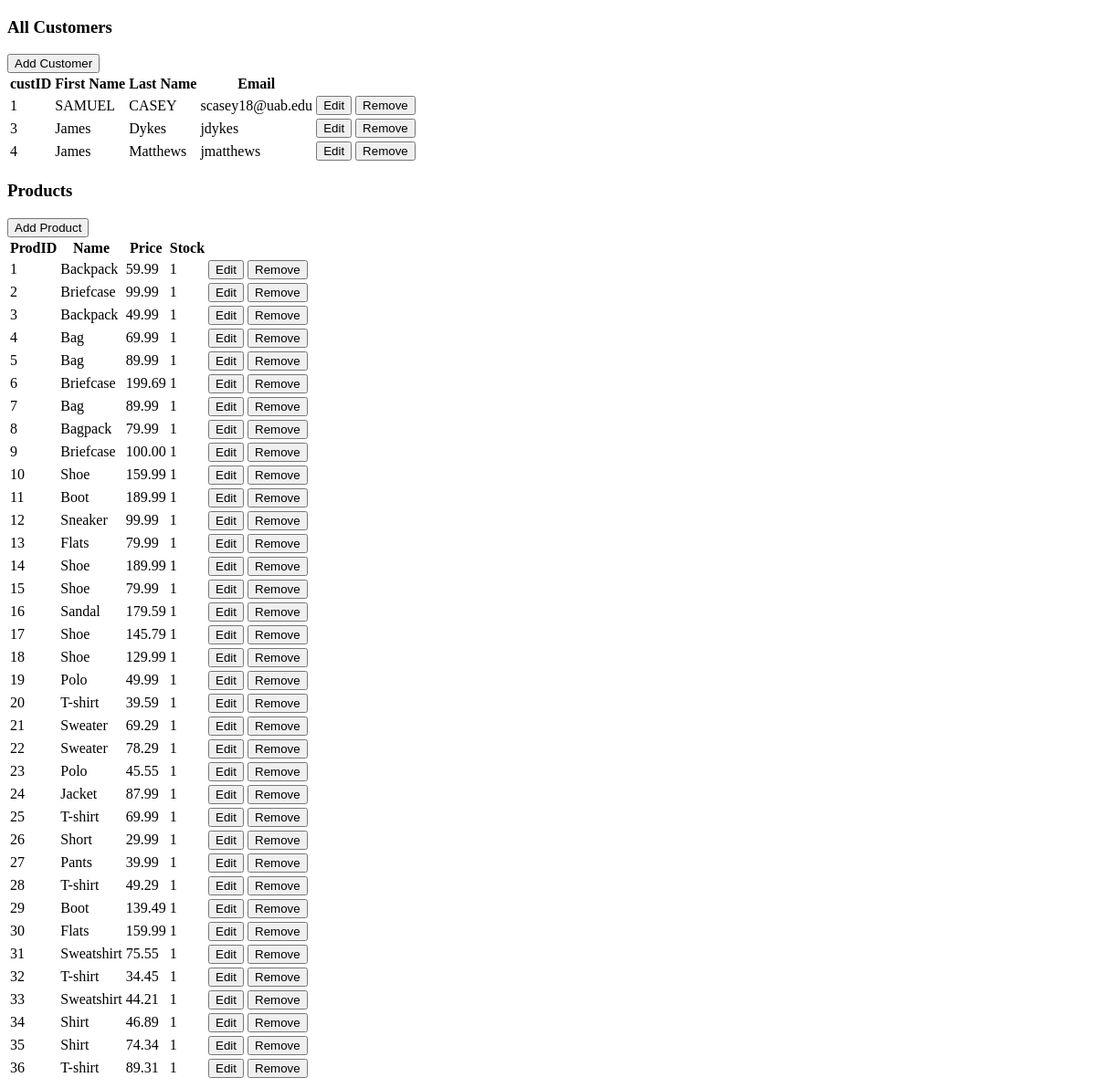
/admin, run on an earlier commit of the app's database.
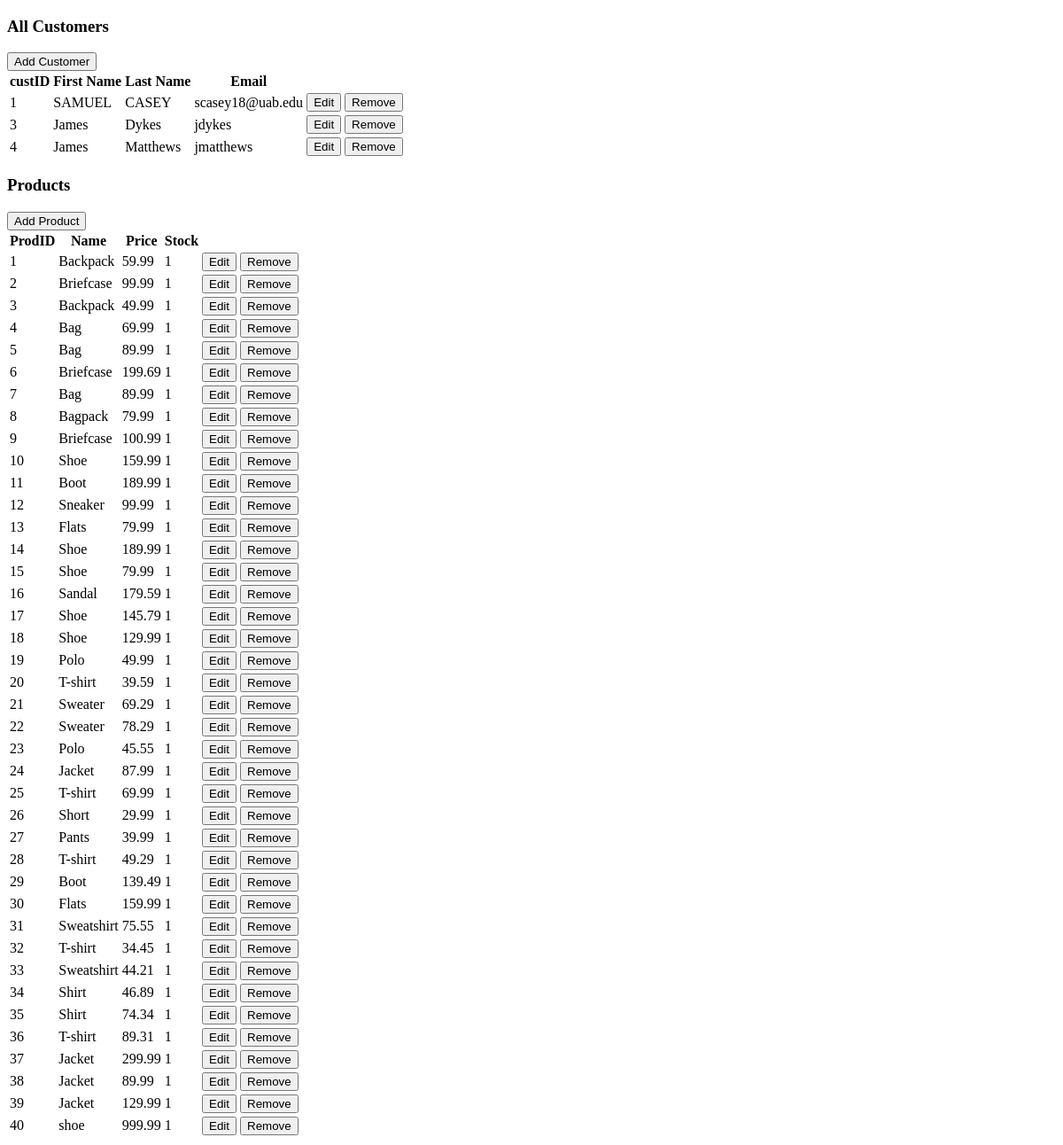
And on a later commit of the database.
### tables.py (models this page shows, shortened)
class User(UserMixin, db.Model):
    __tablename__ = 'Customers'
    custID = db.Column(db.Integer, primary_key=True)
    fName = db.Column(db.String(50))
    lName = db.Column(db.String(50))
    emailAdr = db.Column(db.String(50), unique=True)
    password = db.Column(db.String(50))

class Product(db.Model):
    prodID = db.Column(db.Integer, primary_key=True)
    name = db.Column(db.String(50))
    price = db.Column(db.Numeric(scale=2))
    curinv = db.Column(db.Integer)
    desc = db.Column(db.String(124))

### server.py (the view, shortened to what this page needs)
@app.route('/admin', methods=['GET', 'POST'])
def admin():
    return render_template("admin.html", customer=User.query.all(), products=Product.query.all())

### templates/admin.html (shortened to what this page needs)
<!DOCTYPE html>
<html lang="en">
<head>
</head>
<body>
   <h3>All Customers</h3>
   <div id="custForm">
      <button id="AddCustButton" onclick="showCustForm()">Add Customer</button>
   </div>
   <table>
      <thead>
         <tr>
            <th>custID</th>
            <th>First Name</th>
			<th>Last Name</th>
            <th>Email</th>
         </tr>
      </thead>
      <tbody>
         {% for cust in customer %}
         <tr>
		 <form action='{{ request.path }}' method='post'>
            <td id="id{{ cust.custID }}">{{ cust.custID }}</td>
            <td id="fName{{ cust.custID }}">{{ cust.fName }}</td>
			<td id="lName{{ cust.custID }}">{{ cust.lName }}</td>
            <td id="emailAdr{{ cust.custID }}">{{ cust.emailAdr }}</td>
			<td>
				<button id="eCust{{ cust.custID }}" type="button" onclick="editCust({{cust.custID}})">Edit</button>
			</td>
            <td>
				<input id="rCust{{ cust.custID }}" type='submit' name="Customer" value='Remove'>
			</td>
			</form>
         </tr>
         {% endfor %}
      </tbody>
   </table>
   <h3>Products</h3>
   <div id="prodForm">
      <button id="AddProdButton" onclick="showProdForm()">Add Product</button>
   </div>
   <table>
      <thead>
         <tr>
            <th>ProdID</th>
            <th>Name</th>
            <th>Price</th>
            <th>Stock</th>
         </tr>
      </thead>
      <tbody>
         {% for prod in products %}
		 <form action='{{ request.path }}' method='post'>
         <tr>
            <td id="Pid{{ prod.prodID }}">{{ prod.prodID }}</td>
            <td id="name{{ prod.prodID }}">{{ prod.name }}</td>
            <td id="price{{ prod.prodID }}">{{ prod.price }}</td>
            <td id="curinv{{ prod.prodID }}">{{ prod.curinv }}</td>
			<td>
				<button id="eProd{{ prod.prodID }}" type="button" onclick="editProd({{ prod.prodID }})">Edit</button>
			</td>
            <td>
				<input id="rProd{{ prod.prodID }}" type='submit' name="Product" value='Remove'>
			</td>
			</form>
         {% endfor %}
      </tbody>
   </table>
</body>
</html>

What changed in the data, as far as the page shows it:
changed Product id 9: price "100.00" → "100.99"
added Product: prodID "37", name "Jacket", price "299.99", curinv "1"
added Product: prodID "38", name "Jacket", price "89.99", curinv "1"
added Product: prodID "39", name "Jacket", price "129.99", curinv "1"
added Product: prodID "40", name "shoe", price "999.99", curinv "1"
